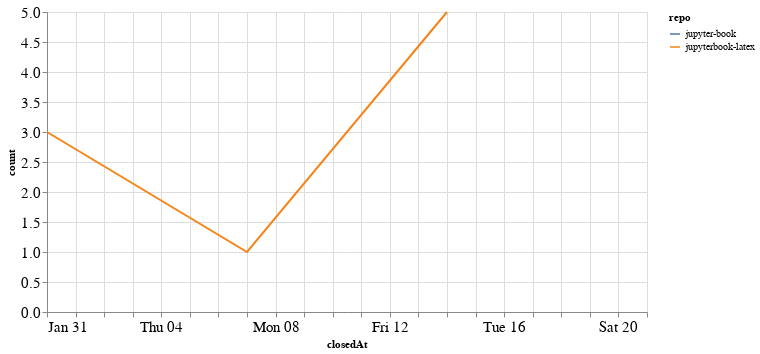

The code cell stored with this chart in its notebook:
### Code cell
closed_by_time = closed_by.groupby('repo').resample('W', on='closedAt').count()['author'].reset_index()
closed_by_time = closed_by_time.rename(columns={'author': 'count'})

alt.Chart(closed_by_time, width=600).mark_line().encode(
    x='closedAt',
    y='count',
    color='repo',
    tooltip="repo"
)

### Figure 1 — Vega-Lite specification as saved in the notebook (floating-point values rounded to 4 significant figures)
{"config": {"axisLeft": {"labelFontSize": 15}, "axisBottom": {"labelFontSize": 15}}, "data": {"name": "data-83c6db15d21c2f03d293d597742a33da"}, "mark": "line", "encoding": {"color": {"type": "nominal", "field": "repo"}, "tooltip": {"type": "nominal", "field": "repo"}, "x": {"type": "temporal", "field": "closedAt"}, "y": {"type": "quantitative", "field": "count"}}, "width": 600, "$schema": "https://vega.github.io/schema/vega-lite/v4.8.1.json", "datasets": {"data-83c6db15d21c2f03d293d597742a33da": [{"repo": "jupyter-book", "closedAt": "2021-02-21T00:00:00", "count": 1}, {"repo": "jupyterbook-latex", "closedAt": "2021-01-31T00:00:00", "count": 3}, {"repo": "jupyterbook-latex", "closedAt": "2021-02-07T00:00:00", "count": 1}, {"repo": "jupyterbook-latex", "closedAt": "2021-02-14T00:00:00", "count": 5}]}}
